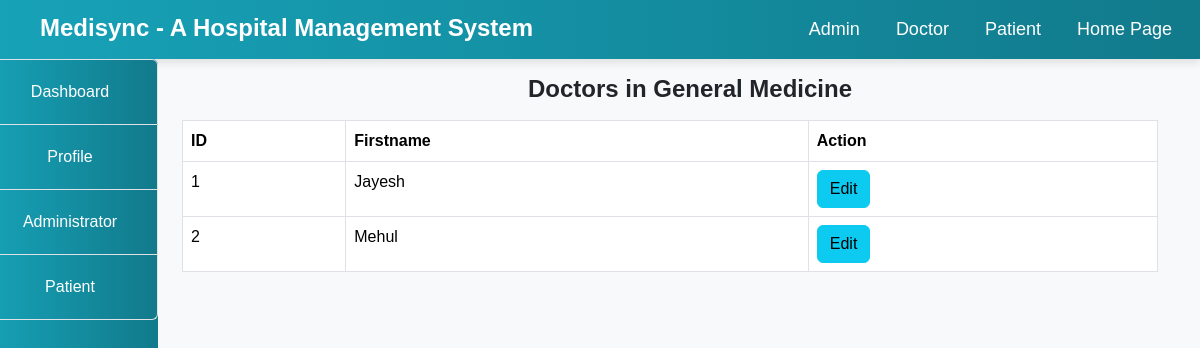
Screenshot of /Hospital/admin/doctor_details.php?department=General Medicine with the database file from the repository.
### tables this page shows
CREATE TABLE `doctors` (
  `id` int(100) NOT NULL,
  `firstname` varchar(100) NOT NULL,
  `surname` varchar(100) NOT NULL,
  `username` varchar(100) NOT NULL,
  `email` varchar(100) NOT NULL,
  `gender` varchar(100) NOT NULL,
  `phone` varchar(100) NOT NULL,
  `city` varchar(100) NOT NULL,
  `qualification` varchar(100) NOT NULL,
  `experience` varchar(100) NOT NULL,
  `password` varchar(100) NOT NULL,
  `salary` varchar(100) NOT NULL,
  `department` varchar(100) NOT NULL,
  `date_reg` varchar(100) NOT NULL,
  `status` text NOT NULL,
  `profile` varchar(100) NOT NULL
);

### Hospital/admin/doctor_details.php (the view, shortened to what this page needs)
<?php
include("../include/connection.php");
$department = isset($_GET['department']) ? mysqli_real_escape_string($connect, $_GET['department']) : '';
?>
<!DOCTYPE html>
<html lang="en">
<head>
</head>
<body>
    <?php
    include("../include/header.php");
    include("../include/connection.php");
    ?>
    <div class="container-fluid">
        <div class="col-md-12">
            <div class="row">
                <div class="col-md-2" style="margin-left: -30px;">
                    <?php include("sidenav.php"); ?>
                </div>
                <div class="col-md-10">
                    <h5 class="text-center my-3">Doctors in <?php echo htmlspecialchars($department); ?></h5>
                    <?php
                        $query = "SELECT * FROM doctors WHERE status='Approved' AND department='$department' ORDER BY date_reg ASC";
                        $res = mysqli_query($connect, $query);
                        echo "<table class='table table-bordered'>
                                <thead>
                                    <tr>
                                        <th>ID</th>
                                        <th>Firstname</th>
                                        <th>Action</th>
                                    </tr>
                                </thead>
                                <tbody>";
                        if (mysqli_num_rows($res) < 1) {
                            echo "
                            <tr>
                                <td colspan='3' class='text-center'>No Approved Doctors in $department Yet.</td>
                            </tr>";
                        } else {
                            while ($row = mysqli_fetch_array($res)) {
                                echo "
                                <tr>
                                    <td>{$row['id']}</td>
                                    <td>{$row['firstname']}</td>
                                    <td>
                                        <a href='edit.php?id={$row['id']}'>
                                            <button class='btn btn-info'>Edit</button>
                                        </a>
                                    </td>
                                </tr>";
                            }
                        }
                        echo "</tbody></table>";
                    ?>
                </div>
            </div>
        </div>
    </div>
</body>
</html>

### Hospital/admin/doctor_details.php (style rules this page uses)
.table thead { background-color: #f8f9fa; }
.text-center { text-align: center; }

### Hospital/include/header.php (style rules this page uses)
body { font-family: 'Arial', sans-serif; background-color: #f8f9fa; }
h5 { margin-left: 40px; margin-top: 5px; font-size: 24px; font-weight: bold; }

### rows the page displays
doctors: id "1", firstname "Jayesh"
doctors: id "2", firstname "Mehul"

### other values shown
$department "General Medicine"
